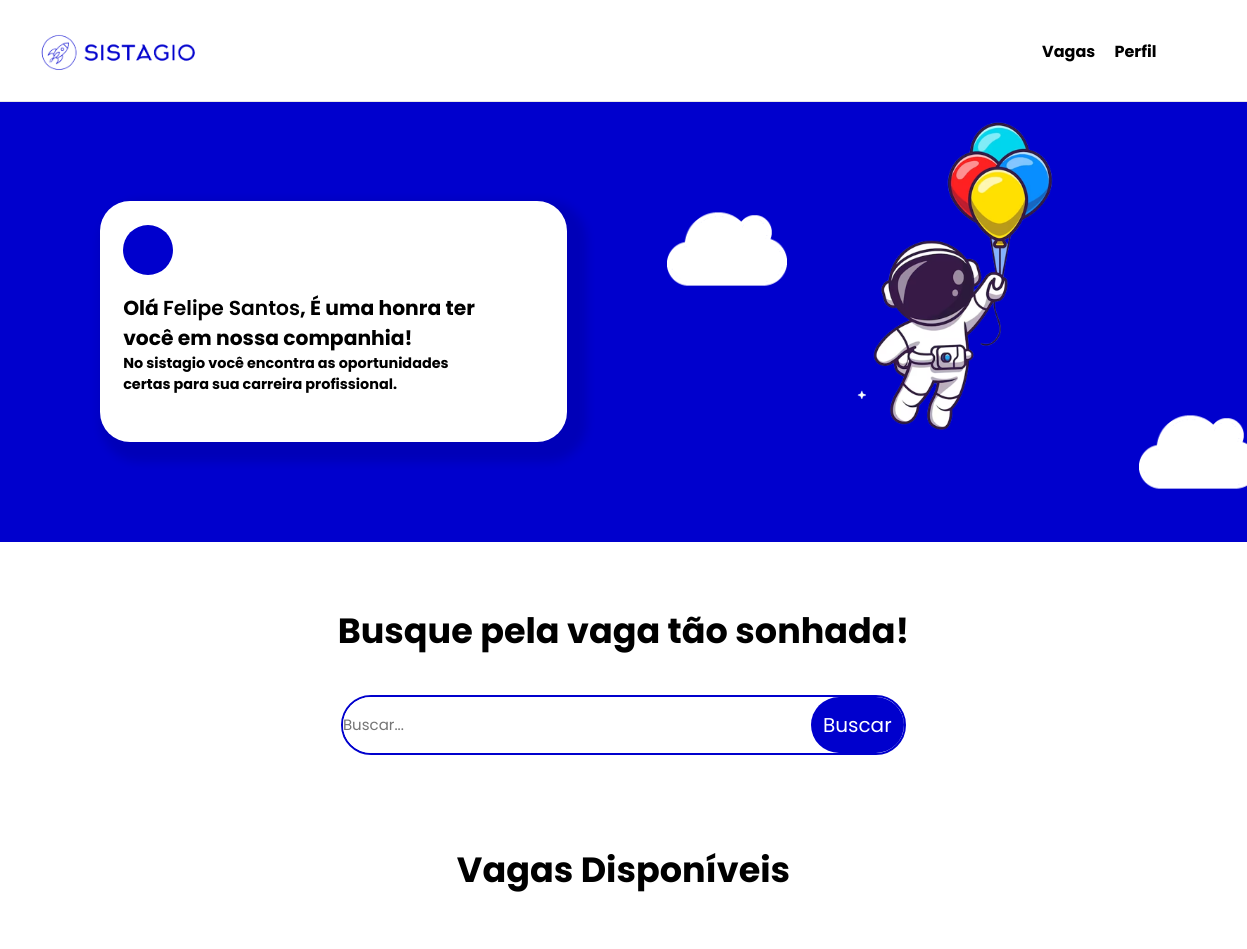
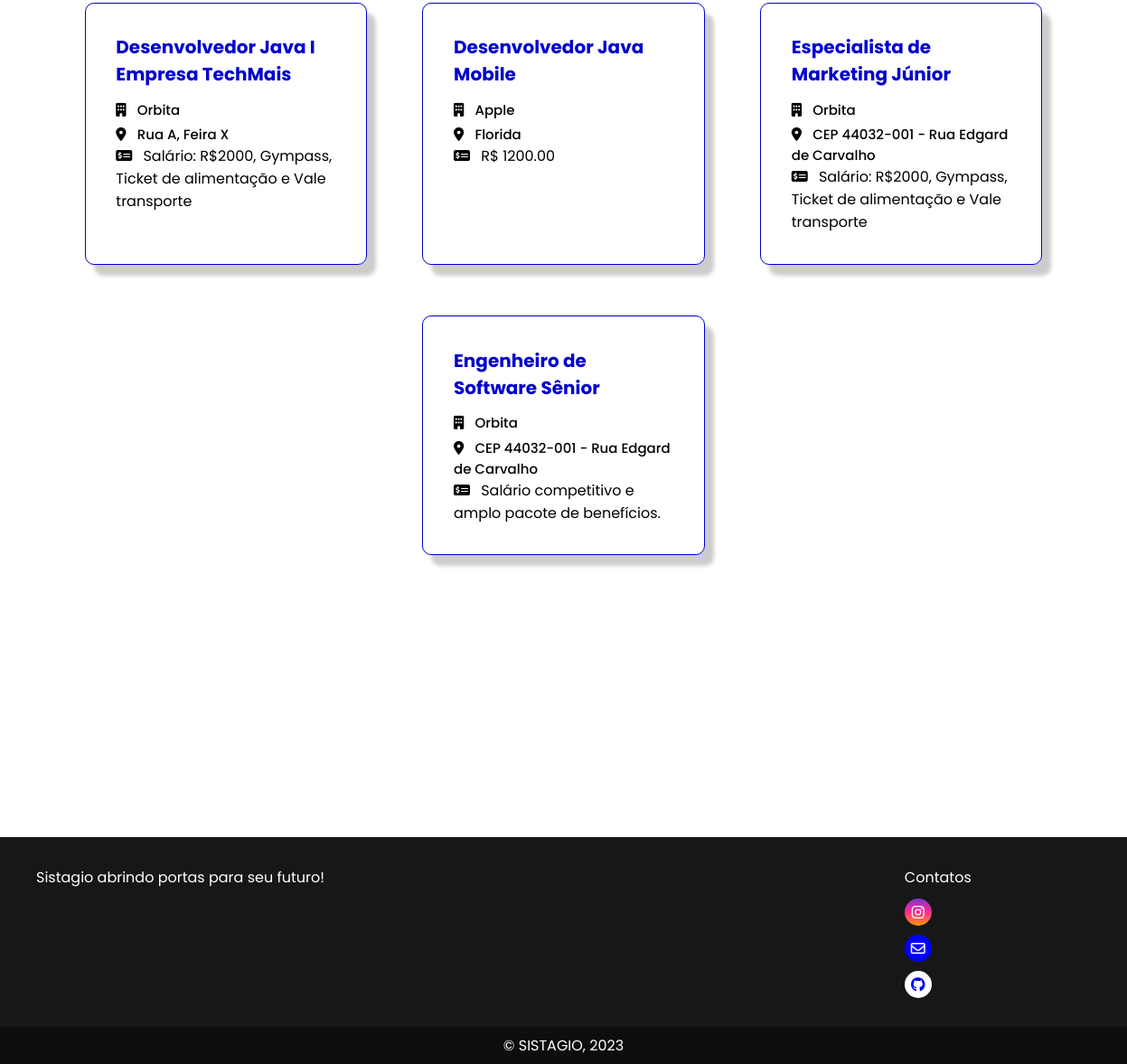
The app's page /vagas/ (signed in) with its own data (2 pictures, top to bottom).
### post_vagas/models.py (models this page shows, shortened)
class PostVagas(models.Model):
    vag_cod = models.BigAutoField(primary_key=True)
    vag_usuario_fk = models.ForeignKey(User, on_delete=models.CASCADE)
    vag_nome = models.CharField(max_length=50,null=True,blank=True)
    vag_tell = models.CharField(max_length=50,null=True,blank=True)
    vag_email = models.EmailField(max_length=80,null=True,blank=True)
    vag_endereco = models.CharField(max_length=40,null=True,blank=True)
    vag_descricao = models.TextField(null=True,blank=True)
    vag_funcao = models.TextField(null=True,blank=True)
    vag_beneficio = models.TextField(max_length=100,null=True,blank=True)

### post_vagas/views.py (the view, shortened to what this page needs)
# urls.py: path('',views.ListaVagas.as_view(),name='homepage'),
class ListaVagas(View):
    template_name = 'post_vagas/vagas.html'
    def setup(self, *args, **kwargs):
        super().setup(*args, **kwargs)
        self.perfil = PerfilUser.objects.filter(per_pessoa_fk=self.request.user).first()
        self.contexto = {
            'perfilUsuario':self.perfil
        }
        if self.perfil.tipo != 'E':
            self.contexto['vagas'] = models.PostVagas.objects.all()
        else:
            alunos_perfil = PerfilUser.objects.filter(tipo="A")
            self.contexto['alunos_perfil'] = alunos_perfil
        self.page = render(self.request, self.template_name, self.contexto)
    def get(self, *args, **kwargs):
        return self.page

### post_vagas/templates/post_vagas/vagas.html (shortened to what this page needs)
{% extends 'base.html' %}
{% load static %}
{% block style %}
<link rel="stylesheet" href="{% static 'vagas.css'%}">
<link rel="stylesheet" href="https://cdnjs.cloudflare.com/ajax/libs/font-awesome/6.4.0/css/all.min.css">
{% endblock %}
{% block conteudo %}
{% include 'parcias/_header.html' %}
<main class="main">
    <div class="container-apresentacao-main">
        <div class="itens-info">
            <div class="infoInicio">
                <div class="roda"></div>
                <h3 title="carrossel">Olá <span class="nome-pessoa">{{user.first_name}}</span>, É uma honra ter você em
                    nossa companhia!</h3>
                <h5 class="subtitulo-carrosel">No sistagio você encontra as oportunidades certas para sua carreira
                    profissional.</h5>
            </div>
        </div>
        <div class="itens-img-main">
            <img src="/static/imagens/nuvem.png" alt="nuvem1" class="nuvem" id="nuvem1">
            <img src="/static/imagens/img-inicio-mainn.png" alt="computador" id="img-computador-main">
            <img src="/static/imagens/nuvem.png" alt="nuvem1" class="nuvem" id="nuvem2">
        </div>
    </div>
    <form class="busca" method="POST" action="{% url 'post_vagas:homepage' %}">
        <div class="divBusca">
            <h1 class="titleBusca">{% if perfilUsuario.tipo == 'A' %}Busque pela vaga tão sonhada! {%else%}
                Busque por alunos!{%endif%} </h1>
            <div class="itensBusca">
                <input type="text" id="txtBusca" placeholder="Buscar..." value="{{busca}}" name="busca" />
                <button id="btnBusca">Buscar</button>
            </div>
        </div>
    </form>
    {% if perfilUsuario.tipo == 'A' %}
    <section class="vagas">
        <h1 class="title-container-vagas">Vagas Disponíveis</h1>
        <div class="containerVagas">
            {% for vaga in vagas %}
            <div class="box-vagas" id="urlRequisicao" data-url="{% url 'post_vagas:verificacao' %}">
                <div class="card-vagas">
                    <div class="itens-vagas">
                        <h2 class="vaga_name">
                            {{ vaga.vag_nome}}</h2>
                        <h3 class="title-empresa"><i class="fa-sharp fa-solid fa-building" id="icons"></i>{{ vaga.vag_usuario_fk.first_name}}</h3>
                        <h5 class="endereco"><i class="fa-solid fa-location-dot" id="icons"></i>{{ vaga.vag_endereco}}</h5>
                        <vaga_beneficio id="vaga_beneficio"><i class="fa-solid fa-money-check-dollar" id="icons"></i>{{vaga.vag_beneficio}}
                        </vaga_beneficio>
                    </div>
                </div>
            </div>
            {% endfor %}
        </div>
    </section>
</main>
{%endif%}
{% include 'parcias/_footer.html'%}
{% endblock %}

### templates/base.html (shortened to what this page needs)
{% load static %}
<!DOCTYPE html>
<html lang="pt-BR">
<head>
    {% block style %}{% endblock %}
</head>
<body>
    {% block conteudo %}{% endblock %}
</body>
</html>

### templates/parcias/_header.html (shortened to what this page needs)
{% load static %}
<link rel="stylesheet" href="{% static '_header.css'%}">
<header>
        <div class="centro">
            <a href=" {% if not request.user.is_authenticated %}{% url 'home:inicial' %} {%endif%} {% if request.user.is_authenticated %}{% url 'post_vagas:homepage' %} {%endif%}" style="width:50%;"><div class="logo"><img src="/static/imagens/logoSistagio2.png" width="32%" alt=""></div> </a>
            <div class="menu">
                {% if request.user.is_authenticated%}
                    <a href="{% url 'post_vagas:homepage' %}" id="vagas_header">Vagas</a>
                    <a href="{% url 'perfil:perfil' %}" id="perfil_header"> Perfil </a>
                {%endif%}
            </div>
        </div>
    </header>

### templates/parcias/_footer.html
{% load static%}
<link rel="stylesheet" href="{%static '_footer.css'%}">
<link rel="stylesheet" href="https://cdnjs.cloudflare.com/ajax/libs/font-awesome/6.4.0/css/all.min.css">
<footer>
    <div id="footer_container">
        <div id="footer_contatos">
            <p> Sistagio abrindo portas para seu futuro! </p>
        </div>
        <div class="midia_sociais">
            <p class="contatos">Contatos</p>
            <a href="#" class="footer_link" id="instagram">
                <i class="fa-brands fa-instagram"> </i>
            </a>
            <a href="#" class="footer_link" id="email">
                <i class="fa-regular fa-envelope"> </i>
            </a>
            <a href="#" class="footer_link" id="github">
                <i class="fa-brands fa-github"></i>
            </a>
        </div>
    </div>
    <div id="footer_copyright">
        &copy; SISTAGIO, 2023
    </div>
</footer>

### templates/static/vagas.css (style rules this page uses)
* { margin: 0; padding: 0; font-family: 'Poppins', sans-serif; }
.roda { background-color: #0000CD; width: 50px; height: 50px; border-radius: 50%; margin-bottom: 5%; }
.container-apresentacao-main { background-color: #0000CD; display: flex; }
.itens-info { background-color: #fff; margin: 8%; box-shadow: 10px 10px 10px 10px rgba(0, 0, 0, 0.1); height: 10%; border-radius: 30px; }
#img-computador-main { width: 65%; height: 80%; transform: translateY(0px); animation: float 5s ease-in-out infinite; }
.infoInicio { padding: 5% 5% 10% 5%; font-size: 13pt; width: 80%; }
.nome-pessoa { font-weight: 600; }
.itens-img-main { display: flex; }
.nuvem { width: 150px; height: 120px; }
#nuvem1 { padding-top: 15%; transform: translateY(0px); animation: nuvem 30s ease-in-out infinite; }
#nuvem2 { padding-top: 50%; padding-right:2%; transform: translateY(0px); position: relative; animation: nuvem2 30s ease-in-out infinite; }
form.busca { width: 100%; text-align: center; margin-top: 5%; display: flex; }
.divBusca { text-align: center; height: 10vh; width: 100%; }
.divBusca h1 { font-size: 35px; margin-bottom: 3%; }
.itensBusca { border: solid 2px #0000CD; width: 45%; display: flex; border-radius: 30px; margin: 0 auto; }
.itensBusca input { font-size: 15px; border: none; width: 100%; height: 7vh; border-radius: 35px; outline: none; }
.itensBusca button { font-size: 20px; height: 7vh; width: 20%; border-radius: 30px; border: none; cursor: pointer; color: white; background-color: #0000CD; }
.vagas { display: block; padding: 10%; text-align: center; padding: 10% 5% 10% 5%; }
.vaga_name { color: #0000CD; font-size: 20px; }
.title-container-vagas { font-size: 35px; margin-top: 3%; }
.card-vagas { box-shadow: 10px 12px 4px 0px rgb(0 0 0 / 20%); padding: 9%; width: 65%; border-radius: 10px; text-align: left; border: solid #0000CD 1px; }
#icons { color: black; margin-right: 5%; }
.title-empresa { font-size: 15px; font-weight: 500; }
.endereco { font-size: 15px; font-weight: 500; }
.containerVagas { display: flex; width: 100%; flex-wrap: wrap; justify-content: center; }
.box-vagas { margin-top: 5%; display: flex; width: 33.3%; justify-content: space-around; flex-direction: row; }
.itens-vagas h2 { margin-bottom: 5%; }
.itens-vagas h5 { margin-top: 2%; }

### templates/static/_header.css (style rules this page uses)
header { padding: 15px 0; border-bottom: solid 1px rgba(0, 0, 0, 0.1); }
.centro { display: flex; flex-wrap: wrap; margin: 0 auto; padding: 0 2%; }
.logo { margin-top: 2%; }
.menu { margin-top: 2%; width: 50%; text-align: right; }
.menu a { color: black; text-decoration: none; font-weight: bold; margin-right: 15px; }

### templates/static/_footer.css (style rules this page uses)
:root { --color-neutral-0: #0e0c0c; --color-neutral-10: #171717; --color-neutral-0: #0e0c0c; }
footer { margin-top: 15%; color: var(--color-neutral-0); width: 100%; }
.contatos { margin-bottom: 15%; }
#footer_container { background-color: var(--color-neutral-10); display: flex; grid-template-columns: repeat(4, 1fr); padding: 2rem 2.5rem; gap: 55%; color: white; }
.midia_sociais { column-gap: 10px; }
.midia_sociais .footer_link { display: flex; align-items: center; justify-content: center; width: 30px; height: 30px; font-size: 1rem; border-radius: 50%; }
#email { margin-top: 10px; background-color: blue; color: white; }
#instagram { background: linear-gradient(#7f37c9, #ff2992, #ff9807); color: white; }
#github { margin-top: 10px; background-color: white; }
.footer_link { text-decoration: none; }
#footer_copyright { align-items: center; justify-content: center; display: flex; color: white; justify-content: center; display: flex; background-color: var(--color-neutral-0); padding: 0.5rem; }

### records on screen
PostVagas: vag_nome "Desenvolvedor Java I Empresa TechMais", vag_usuario_fk.first_name "Orbita", vag_endereco "Rua A, Feira X", vag_beneficio "Salário: R$2000, Gympass, Ticket de alimentação e Vale transporte"
PostVagas: vag_nome "Desenvolvedor Java Mobile", vag_usuario_fk.first_name "Apple", vag_endereco "Florida", vag_beneficio "R$ 1200.00"
PostVagas: vag_nome "Especialista de Marketing Júnior", vag_usuario_fk.first_name "Orbita", vag_endereco "CEP 44032-001 - Rua Edgard de Carvalho", vag_beneficio "Salário: R$2000, Gympass, Ticket de alimentação e Vale transporte"
PostVagas: vag_nome "Engenheiro de Software Sênior", vag_usuario_fk.first_name "Orbita", vag_endereco "CEP 44032-001 - Rua Edgard de Carvalho", vag_beneficio "Salário competitivo e amplo pacote de benefícios."

### other values on screen
{{ user.first_name }} "Felipe Santos"
